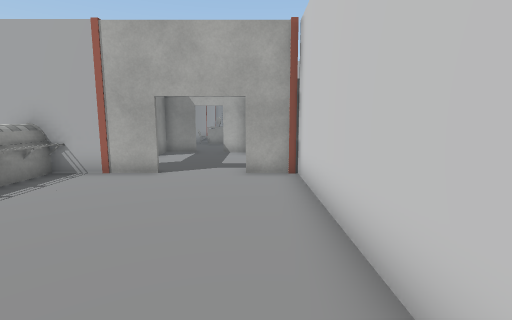
View 1 (above)

24 first-person views from a walk through a 3-D level made in the Unity game engine. The camera is 1.5 m above the floor, tilts 8° down and sees 85° across. The floor is counted in squares, 1 m on a side. Each view is taken from the middle of a square. On the plan, view 1 faces up. The plan holds only what a view shows up to about 14 squares ahead; the rest is blank. The place goes on beyond the plan. The player character is not drawn. Some animated figures are left out. Door leaves are left out, so doorways stand open. Some surface patterns are stand-ins.

View 2
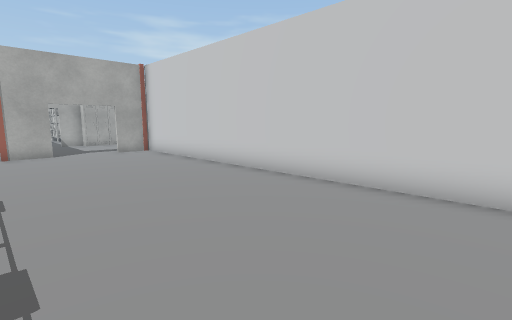

View 3
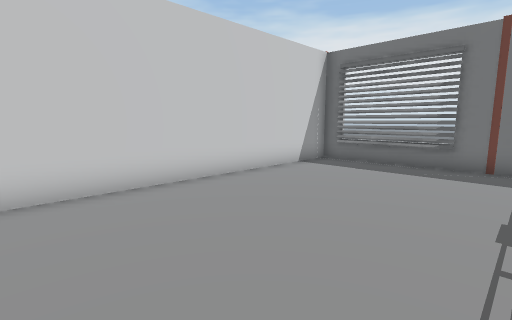

View 4
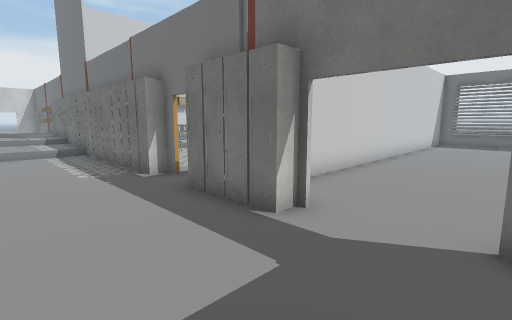

View 5
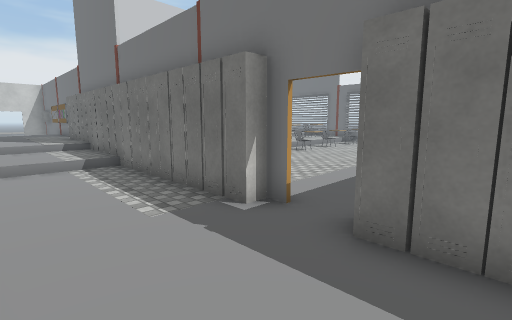

View 6
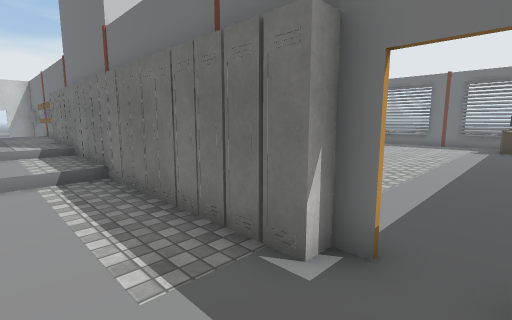

View 7
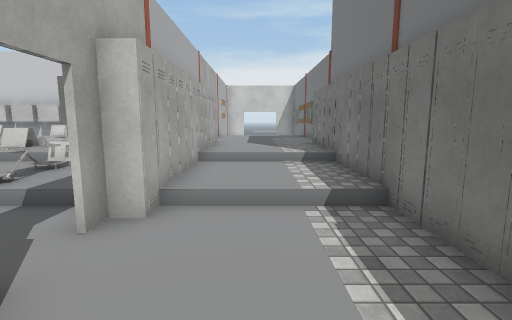

View 8
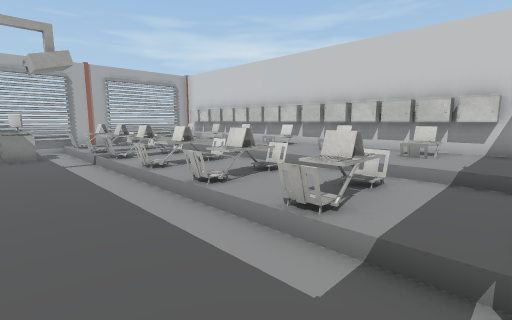

View 9
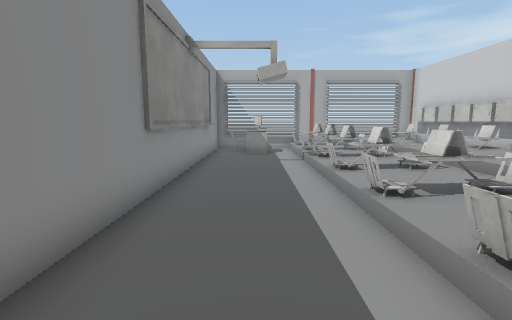

View 10
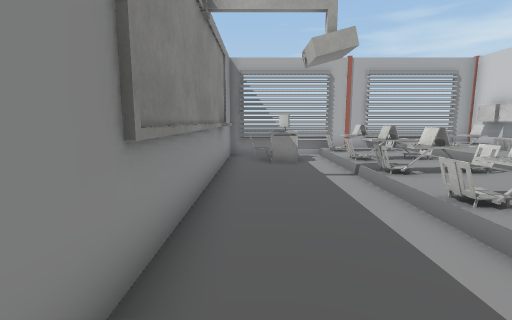

View 11
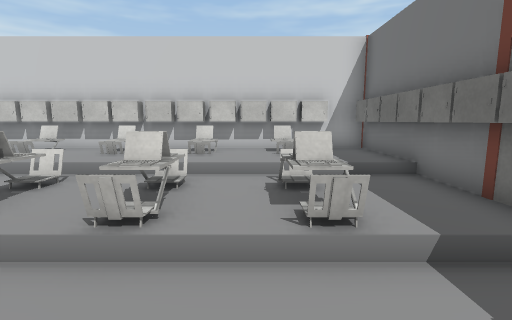

View 12
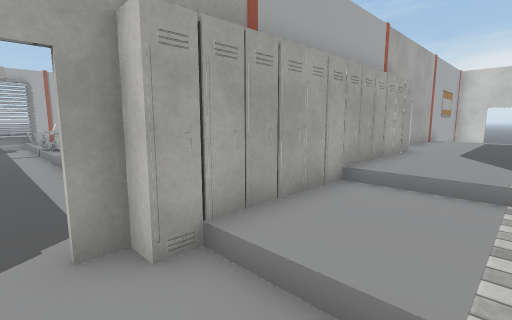

View 13
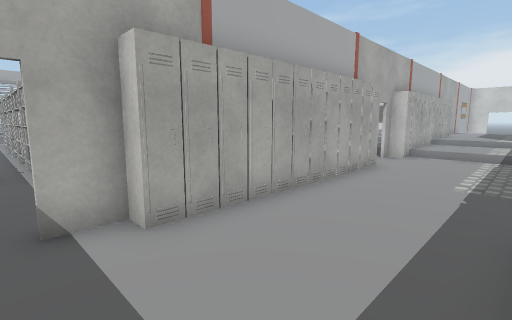

View 14
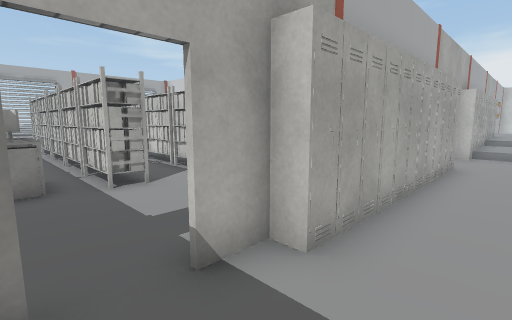

View 15
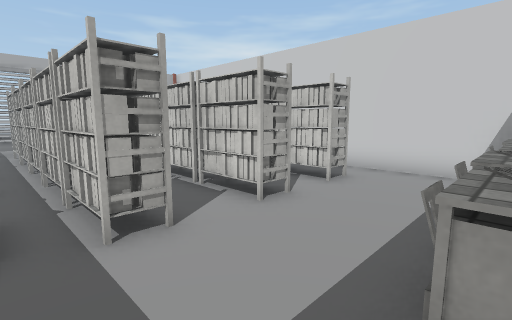

View 16
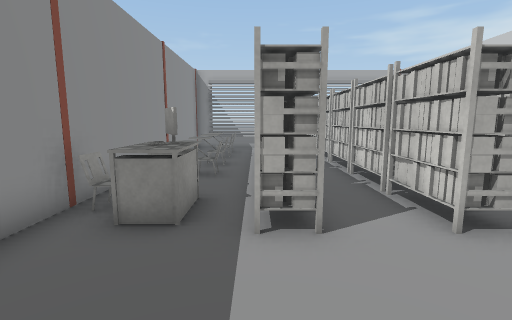

View 17
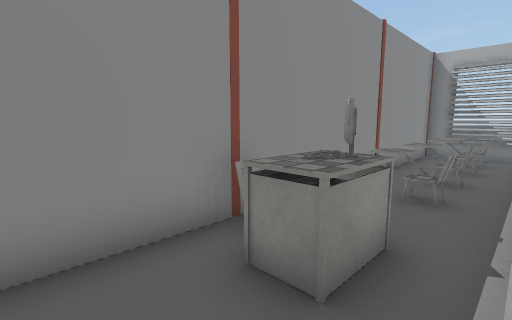

View 18
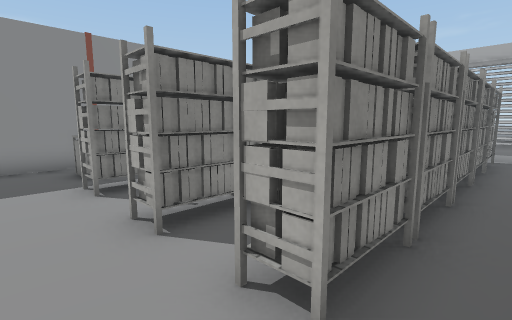

View 19
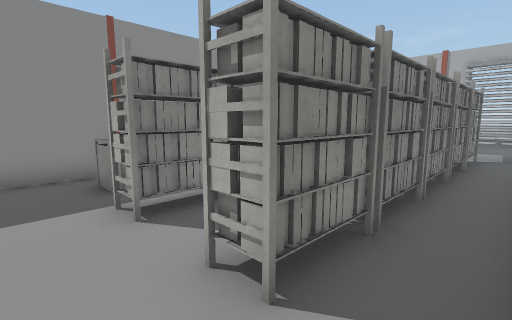

View 20
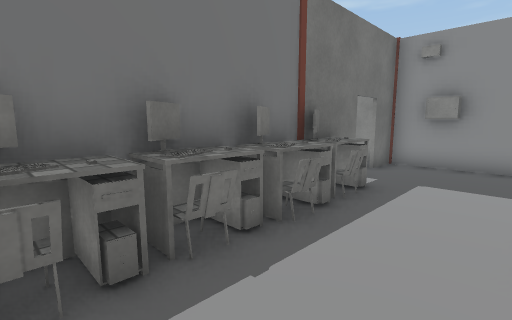

View 21
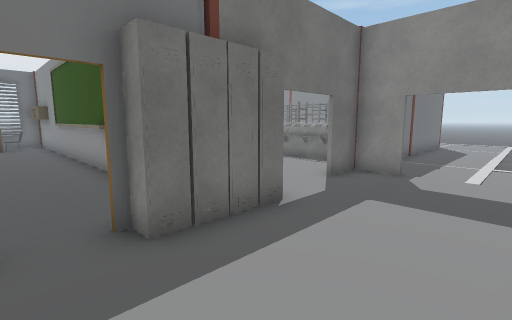

View 22
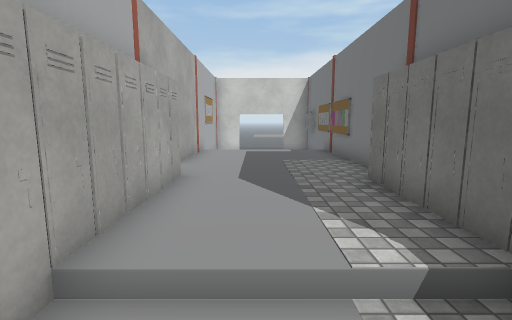

View 23
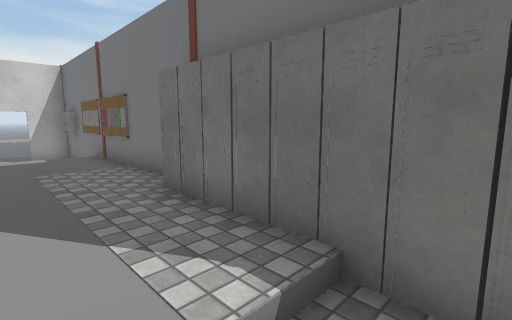

View 24
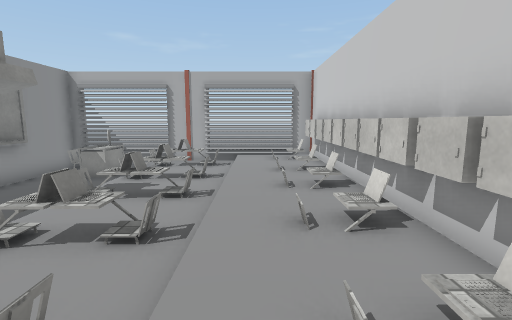

### Floor plan
Key: @ floor where view 1 was taken; # wall or solid block; . main floor; : floor 0.25 m higher than the main floor; + floor 0.5 m higher than the main floor; / step, stairs or slope; D open door; ^ raised ledge; L locker; T table; A laptop; C chair; M computer; R rack; O other object.
Columns run from 5 left of view 1 to 26 right of it. Each row starts with its distance up from view 1.
 29  ####  ###########:/####
 28  #C.RR R.RR #OM.CO//+AL^
 27  #C.RR R.RR.#.T.OO:/++L^
 26  #C.RR R.RR.#...CA//++L^
 25  #..RR R.RR.#...OC:/++L#
 24  #CORR R.RR.#...CAC/++L^
 23  #C.RR.R.RR.#...C://++L^
 22  #C.RR.R.RR.#.../::/++L^
 21  #C.RR.R.RR.#...CCA/++L^
 20  #..RR.R.RR.#.../::/++L^
 19  CMMRR.R.RR.#...CC//++L^
 18  #TTRR.R.RR.#...C://++L^
 17  #..........#...OA:/++L^
 16  #..........#...CC//++L^
 15  #......CC.C  ../::/++L
 14  #...TTOOMTM#..LLLLLLLL^
 13  #DD#LLLLLLLL#DLLLLLLLLLDD  ####
 12 .D............../::/+++++++++.
 11 .D............../::/+++++++++.
 10 .D............../::/+++++++++.
  9 .#...LLL..LLLLLLLLLLLLL++++++.
  8 ##DDDLLLLDLLLLLLLLLLLLL #####
  7 O.....# ....
  6 ......#.....
  5 O.....#.....  OO
  4 ......#......
  3 ......#.......
  2 ......#.......
  1 ......#.......
  0 .....@#.......
 -1 ......#.......
 -2 ......#.......
 -3 ......#.......
 -4 ......#.......
 -5 ......#O.....
 -6 ......#L O..
 -7 ......# TT.
 -8 #######

Where each view was taken, in squares from view 1:
view 1: 0 up, 0 right, facing up
view 2: 6 down, 5 left, facing up-right
view 3: 2 up, 5 left, facing down-right
view 4: 12 up, 3 left, facing down-right
view 5: 12 up, 1 right, facing down-right
view 6: 11 up, 3 right, facing down-right
view 7: 11 up, 6 right, facing right
view 8: 14 up, 8 right, facing up-right
view 9: 14 up, 9 right, facing up
view 10: 17 up, 8 right, facing up
view 11: 17 up, 8 right, facing right
view 12: 10 up, 9 right, facing up-right
view 13: 9 up, 2 left, facing up-right
view 14: 11 up, 3 left, facing up-right
view 15: 14 up, 2 left, facing up-right
view 16: 14 up, 1 left, facing up
view 17: 16 up, 1 left, facing up-left
view 18: 16 up, 6 right, facing up-left
view 19: 16 up, 4 right, facing up-left
view 20: 17 up, 6 right, facing down-left
view 21: 12 up, 4 right, facing down-left
view 22: 11 up, 12 right, facing right
view 23: 11 up, 13 right, facing down-right
view 24: 17 up, 15 right, facing up
